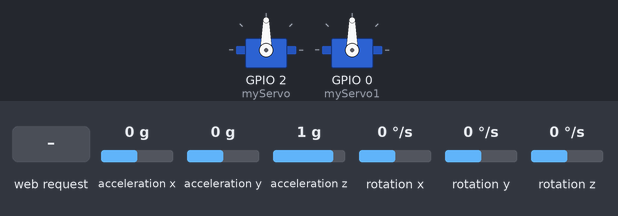
Bench run of a sketch on a simulated ESP8266 (NodeMCU). Parts: 2 × servo. Wiring (inferred from the names in the program): MPU-6050 motion sensor at I2C address 0x68. Inputs (shaded band) come from the test bench; at power-on: acceleration x 0 g, acceleration y 0 g, acceleration z 1 g, rotation x 0 °/s, rotation y 0 °/s, rotation z 0 °/s. WiFi joins after 1.5 s; servers stay silent unless stated; what the sketch prints to the serial monitor is not drawn.

Above: at 2.7 s.
2.8 s: HTTP request GET /control received
At 3.9 s:
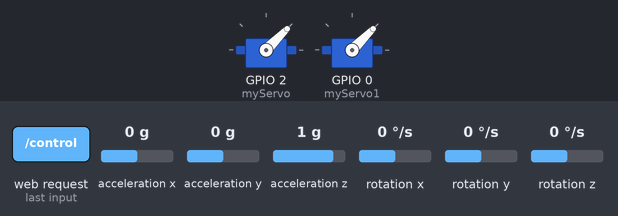
4.3 s: HTTP request GET /control?fan=1 received
At 4.9 s:
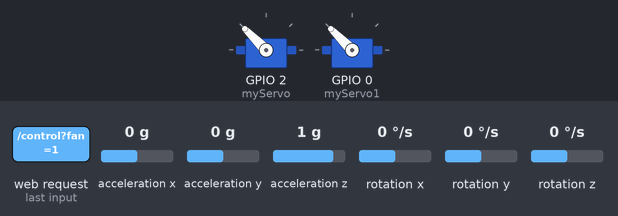
5.8 s: HTTP request GET /control?fan=0 received
At 7.1 s:
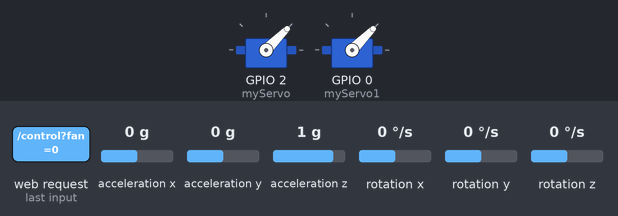
Timing chart, 0 to 8.8 s (numbered marks = the images above; inputs shaded):
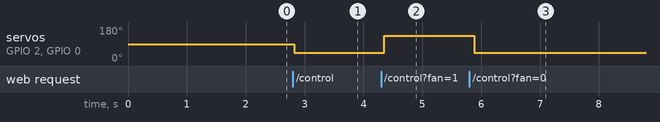

Measured:
- after the input at 2.8 s, servo on GPIO 2 (myServo), servo on GPIO 0 (myServo1): 90° → 45° at once
- after the input at 4.3 s, servo on GPIO 2 (myServo), servo on GPIO 0 (myServo1): 45° → 135° after 0.06 s
- after the input at 5.8 s, servo on GPIO 2 (myServo), servo on GPIO 0 (myServo1): 135° → 45° after 0.09 s

The sketch:

WiFi_Car.ino
```cpp
 #include <ESP8266WiFi.h>
#include <ESP8266WiFiMulti.h>   // 使用WiFiMulti库
#include <ESP8266WebServer.h>   // 使用WebServer库
#include <Servo.h>
#include<Wire.h>
const int MPU6050_addr=0x68;
int16_t AccX,AccY,AccZ,Temp,GyroX,GyroY,GyroZ;
Servo myServo;
Servo myServo1;
ESP8266WiFiMulti wifiMulti;     // 建立ESP8266WiFiMulti对象,对象名称是 'wifiMulti'

ESP8266WebServer server(80);    // 建立网络服务器对象，该对象用于响应HTTP请求。监听端口（80）

IPAddress local_IP(192, 168, 43, 125); // 设置开发板联网后的IP（这个就是填到app里面的IP地址）
IPAddress gateway(192, 168, 43, 1);    // 设置网关IP（通常网关IP是手机的IP）（开热点给开发板连的手机）
IPAddress subnet(255, 255, 255, 0);   // 设置子网掩码
IPAddress dns(192,168,43,1);           // 设置局域网DNS的IP（通常局域网DNS的IP是手机的IP）（开热点给开发板连的手机）

void setup(void){
  Serial.begin(115200);          // 启动串口通讯
  Serial.println("");
  Wire.begin(0,2);
  Wire.beginTransmission(MPU6050_addr);
  Wire.write(0x6B);
  Wire.write(0);
  Wire.endTransmission(true);

myServo.attach(2); //设置引脚2为舵机引脚
myServo1.attach(0);
myServo1.write(90);
  // 设置开发板网络环境
  if (!WiFi.config(local_IP, gateway, subnet)) {
    Serial.println("Failed to Config ESP8266 IP");
  }

  wifiMulti.addAP("HONOR 20i", "88888888"); // 将需要连接的一系列WiFi ID和密码输入这里
  wifiMulti.addAP("ssid_from_AP_2", "your_password_for_AP_2"); // ESP8266-NodeMCU再启动后会扫描当前网络
  wifiMulti.addAP("ssid_from_AP_3", "your_password_for_AP_3"); // 环境查找是否有这里列出的WiFi ID。如果有
  Serial.println("Connecting ...");                            // 则尝试使用此处存储的密码进行连接。

  // 尝试进行wifi连接。
  while (wifiMulti.run() != WL_CONNECTED) {
    delay(250);
    Serial.print('.');
  }

  // WiFi连接成功后将通过串口监视器输出连接成功信息
  Serial.println('\n');
  Serial.print("Connected to ");
  Serial.println(WiFi.SSID());              // 通过串口监视器输出连接的WiFi名称
  Serial.print("IP address:\t");
  Serial.println(WiFi.localIP());           // 通过串口监视器输出ESP8266-NodeMCU的IP

  server.on("/control", handleUpdate);        // 处理服务器更新函数
  server.on("/MPU", MPU6050);
  server.begin();                            // 启动网站服务
  Serial.println("HTTP server started");
}

void loop(void){
  server.handleClient(); // 检查http服务器访问
    Wire.beginTransmission(MPU6050_addr);
  Wire.write(0x3B);
  Wire.endTransmission(false);
  Wire.requestFrom(MPU6050_addr,14,true);
  AccX=Wire.read()<<8|Wire.read();
  AccY=Wire.read()<<8|Wire.read();
  AccZ=Wire.read()<<8|Wire.read();
  Temp=Wire.read()<<8|Wire.read();
  GyroX=Wire.read()<<8|Wire.read();
  GyroY=Wire.read()<<8|Wire.read();
  GyroZ=Wire.read()<<8|Wire.read();
  Serial.println(AccX);
  delay(100);
}
void MPU6050(){
  server.send(200, "text/plain", "X:"+AccX);
}
//重点改这里就好了

void handleUpdate(){
        // 获取客户端发送HTTP信息中的整数数值
  int fanValue = server.arg("fan").toInt();  // 获取客户端发送HTTP信息中的按键控制量
  int leftValue = server.arg("left").toInt();
  int rightValue = server.arg("right").toInt();
  int goValue = server.arg("go").toInt();
  int backValue = server.arg("back").toInt();

   //风扇控制程序
   if(fanValue==1){
      Serial.print("开风扇");
      myServo.write(135);
      myServo1.write(135);//我这里用舵机测试
      //此处放车风扇的控制程序
   }else if(fanValue == 0){
      Serial.print("停");
      myServo.write(45);
      myServo1.write(45);
   }


  //电机控制程序


   if(goValue == 1){
      Serial.print("前进");
      //此处放车前进的控制程序
   }else if(goValue == 0){
      Serial.print("停");
      //放停止前进的程序
   }


   if(backValue == 1){
      Serial.print("后退");
      //此处放车后退的控制程序
   }else if(backValue == 0){
      Serial.print("停");
      //放停止前进的程序
   }

   if(leftValue== 1){
      Serial.print("左转");
      //此处放车左转的控制程序
   }else if(leftValue == 0){
      Serial.print("停");
      //放停止前进的程序
   }


   if(rightValue == 1){
      Serial.print("右转");
      //此处放车前进的控制程序
   }else if(rightValue == 0){
      Serial.print("停");
      //放停止前进的程序
   }
   server.send(200, "text/plain", "Received"); // 发送http响应
  // 通过串口监视器输出获取到的变量数值
  Serial.print("backValue = ");  Serial.println(backValue);
  Serial.print("goValue = ");  Serial.println(goValue);
  Serial.print("fanValue = ");  Serial.println(fanValue);
  Serial.print("leftValue = ");  Serial.println(leftValue);
  Serial.print("rightValue = ");  Serial.println(rightValue);
  Serial.println("=================");
}
```
